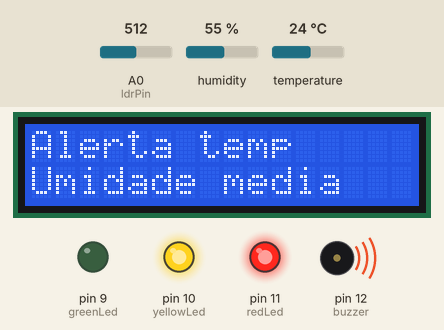
Recording of a sketch running on a simulated Arduino Uno, built with avr-gcc and run on an emulated ATmega328P. Shown: 16×2 character LCD, output pins drawn as LEDs (lit = HIGH), buzzer (waves = sounding, pin HIGH). Inputs (shaded band) come from the test bench; at power-on: temperature 24 °C, A0 (ldrPin) = 512, humidity 55 %. What the sketch prints to the serial monitor is not drawn.

Above: at 3.2 s.
3.3 s: temperature set to 23.2 °C
At 5.9 s:
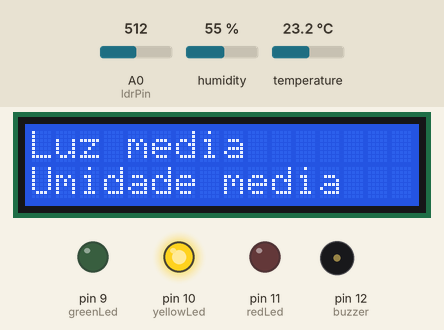
6.6 s: A0 (ldrPin) set to 418
8.1 s: A0 (ldrPin) set to 390
At 8.9 s:
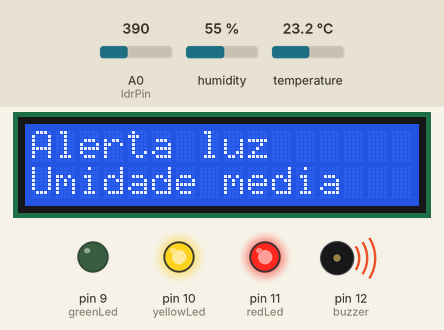
12.7 s: humidity set to 51 %
15.4 s: humidity set to 48 %
At 17.5 s:
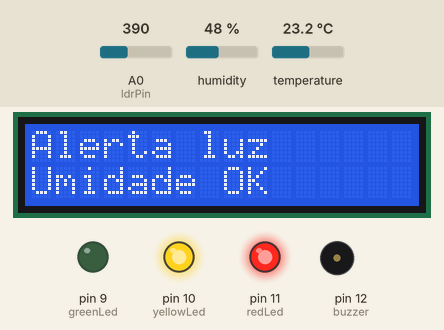
17.8 s: A0 (ldrPin) set to 511
At 18.2 s:
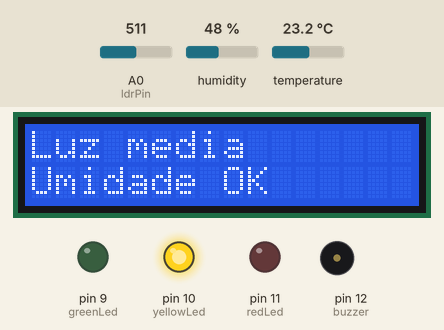
Timing chart, 0 to 20.3 s (numbered marks = the images above; inputs shaded):
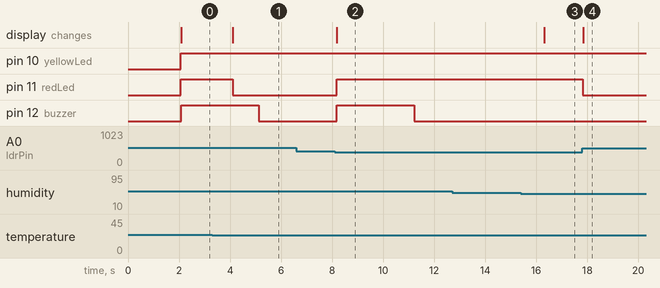

The sketch:

sketch.ino
```cpp
#include <DHT.h>
#include <LiquidCrystal.h>

const int ldrPin = A0;

const int greenLed = 9;
const int yellowLed = 10;
const int redLed = 11;
const int buzzer = 12;

#define DHTPIN 2
#define DHTTYPE DHT22

DHT dht(DHTPIN, DHTTYPE);


LiquidCrystal lcd(7, 8, 3, 4, 5, 6);

unsigned long tempoAnterior = 0;

bool buzzerAtivo = false;
bool jaDisparou = false;

void setup() {
  pinMode(greenLed, OUTPUT);
  pinMode(yellowLed, OUTPUT);
  pinMode(redLed, OUTPUT);
  pinMode(buzzer, OUTPUT);

  Serial.begin(9600);
  dht.begin();
  lcd.begin(16, 2);

  lcd.print("Sistema ON");
  delay(2000);
  lcd.clear();
}

void loop() {
  int ldrValue = analogRead(ldrPin);
  float umidade = dht.readHumidity();
  float temperatura = dht.readTemperature();

  unsigned long agora = millis();

  // -----------------------------
  // CLASSIFICACAO DA LUZ
  // -----------------------------
  String statusLuz = "";
  if (ldrValue < 400) {
    statusLuz = "ALTA";
  } else if (ldrValue < 600) {
    statusLuz = "MEDIA";
  } else {
    statusLuz = "BAIXA";
  }

  // -----------------------------
  // CLASSIFICACAO DA UMIDADE
  // -----------------------------
  String statusUmidade = "";
  if (umidade < 50) {
    statusUmidade = "BAIXA";
  } else if (umidade < 70) {
    statusUmidade = "MEDIA";
  } else {
    statusUmidade = "ALTA";
  }

  // -----------------------------
  // CLASSIFICACAO DA TEMPERATURA
  // -----------------------------
  String statusTemperatura = "";

  if (temperatura < 20.0) {
    statusTemperatura = "BAIXA";
  } else if (temperatura < 24.0) {
    statusTemperatura = "MEDIA";
  } else {
    statusTemperatura = "ALTA";
  }

  // -----------------------------
  // SERIAL
  // -----------------------------
  Serial.print("LDR: ");
  Serial.print(ldrValue);
  Serial.print(" | Umidade: ");
  Serial.print(umidade);
  Serial.print("% | Temp: ");
  Serial.print(temperatura);
  Serial.println("C");

  // -----------------------------
  // LCD e LEDs
  // -----------------------------
  lcd.clear();

  if (statusLuz == "BAIXA" && statusUmidade == "BAIXA" && statusTemperatura == "BAIXA") {
    digitalWrite(greenLed, HIGH);
    digitalWrite(yellowLed, LOW);
    digitalWrite(redLed, LOW);
    digitalWrite(buzzer, LOW);

    buzzerAtivo = false;
    jaDisparou = false;

    lcd.setCursor(0, 0);
    lcd.print("Sistema OK");
    lcd.setCursor(0, 1);
    lcd.print("Tudo normal");
  }
  // ALERTAS
  else {
    digitalWrite(greenLed, LOW);

    if (statusLuz == "MEDIA" || statusUmidade == "MEDIA" || statusTemperatura == "MEDIA") {
      digitalWrite(yellowLed, HIGH);
    } else {
      digitalWrite(yellowLed, LOW);
    }

    if (statusLuz == "ALTA" || statusUmidade == "ALTA" || statusTemperatura == "ALTA") {
      digitalWrite(redLed, HIGH);
    } else {
      digitalWrite(redLed, LOW);
    }

    lcd.setCursor(0, 0);
    if (statusLuz == "ALTA") {
      lcd.print("Alerta luz");
    } else if (statusTemperatura == "ALTA") {
      lcd.print("Alerta temp");
    } else if (statusLuz == "MEDIA") {
      lcd.print("Luz media");
    } else if (statusTemperatura == "MEDIA") {
      lcd.print("Temp media");
    } else {
      lcd.print("Luz/Temp OK");
    }

    lcd.setCursor(0, 1);
    if (statusUmidade == "ALTA") {
      lcd.print("Alta umidade");
    } else if (statusUmidade == "MEDIA") {
      lcd.print("Umidade media");
    } else {
      lcd.print("Umidade OK");
    }

    // -----------------------------
    // BUZZER
    // -----------------------------
    bool alertaAlto = (statusLuz == "ALTA" || statusUmidade == "ALTA" || statusTemperatura == "ALTA");


    if (alertaAlto && !jaDisparou) {
      digitalWrite(buzzer, HIGH);
      tempoAnterior = agora;
      buzzerAtivo = true;
      jaDisparou = true;
    }


    if (buzzerAtivo && (agora - tempoAnterior >= 3000)) {
      digitalWrite(buzzer, LOW);
      buzzerAtivo = false;
    }


    if (!alertaAlto) {
      jaDisparou = false;
    }
  }

  delay(500);
}
```

Measured:
- the behaviour switches between 24 and 23.9 °C on temperature (found by bisection; images 0 and 1)
- the behaviour switches between 400 and 399 on A0 (ldrPin) (found by bisection; images 1 and 2)
- the behaviour switches between 50 and 49 % on humidity (found by bisection; images 2 and 3)
- after the input at 3.3 s, pin 11 (redLed): HIGH → LOW after 0.81 s; the display: changes after 0.81 s (image 1)
- after the input at 6.6 s, every drawn part: stays the same
- after the input at 8.1 s, pin 11 (redLed): LOW → HIGH after 0.08 s; pin 12 (buzzer): LOW → HIGH after 0.08 s, → LOW 3.0 s later; the display: changes after 0.08 s (image 2)
- after the input at 12.7 s, every drawn part: stays the same
- after the input at 15.4 s, the display: changes after 0.91 s (image 3)
- after the input at 17.8 s, pin 11 (redLed): HIGH → LOW at once; the display: changes at once (image 4)
